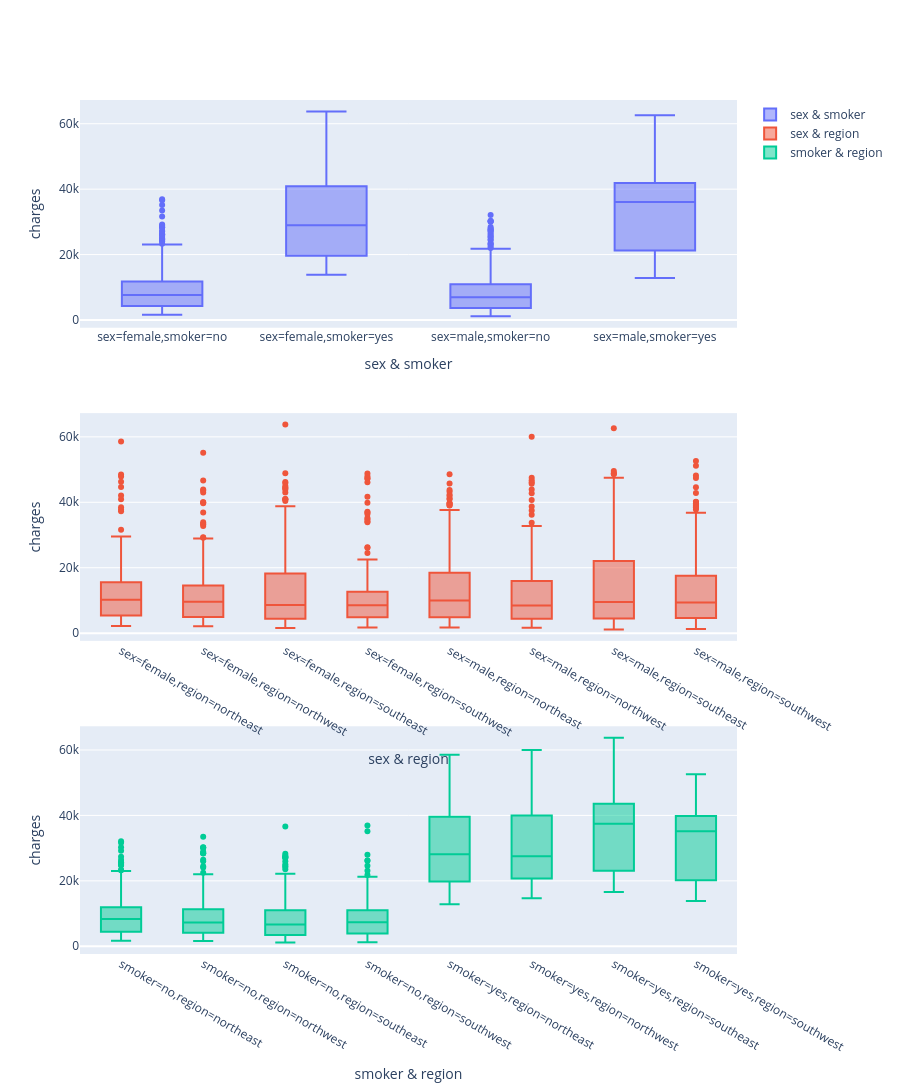

The notebook cell saved with this chart:
### Code cell
plot_paired_boxplots(
    X[['sex','smoker','region']],
    y
)

### Figure 1 — Plotly figure (JSON) as saved in the notebook; plotly's stock layout.template omitted (floating-point values rounded to 4 significant figures; data arrays with more than 128 entries replaced by an {"elided": "..."} marker saying what was removed)
{"data": [{"name": "sex & smoker", "type": "box", "x": {"elided": "1338 str values"}, "xaxis": "x", "y": {"elided": "1338 float values"}, "yaxis": "y"}, {"name": "sex & region", "type": "box", "x": {"elided": "1338 str values"}, "xaxis": "x2", "y": {"elided": "1338 float values"}, "yaxis": "y2"}, {"name": "smoker & region", "type": "box", "x": {"elided": "1338 str values"}, "xaxis": "x3", "y": {"elided": "1338 float values"}, "yaxis": "y3"}], "layout": {"height": 1800, "xaxis": {"anchor": "y", "categoryarray": ["sex=female,smoker=no", "sex=female,smoker=yes", "sex=male,smoker=no", "sex=male,smoker=yes"], "categoryorder": "array", "domain": [0, 1], "title": {"text": "sex & smoker"}}, "xaxis2": {"anchor": "y2", "categoryarray": ["sex=female,region=northeast", "sex=female,region=northwest", "sex=female,region=southeast", "sex=female,region=southwest", "sex=male,region=northeast", "sex=male,region=northwest", "sex=male,region=southeast", "sex=male,region=southwest"], "categoryorder": "array", "domain": [0, 1], "title": {"text": "sex & region"}}, "xaxis3": {"anchor": "y3", "categoryarray": ["smoker=no,region=northeast", "smoker=no,region=northwest", "smoker=no,region=southeast", "smoker=no,region=southwest", "smoker=yes,region=northeast", "smoker=yes,region=northwest", "smoker=yes,region=southeast", "smoker=yes,region=southwest"], "categoryorder": "array", "domain": [0, 1], "title": {"text": "smoker & region"}}, "yaxis": {"anchor": "x", "domain": [0.7333, 1], "title": {"text": "charges"}}, "yaxis2": {"anchor": "x2", "domain": [0.3667, 0.6333], "title": {"text": "charges"}}, "yaxis3": {"anchor": "x3", "domain": [0, 0.2667], "title": {"text": "charges"}}}}
